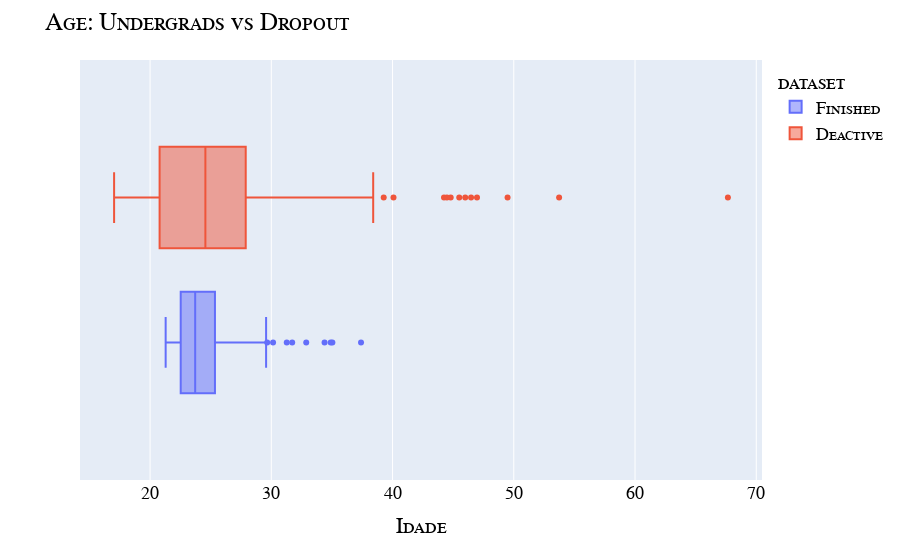
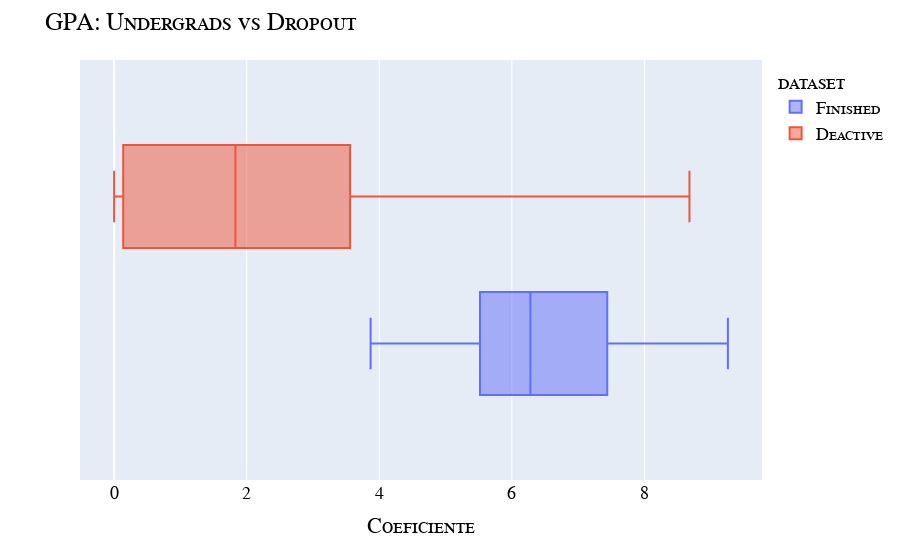
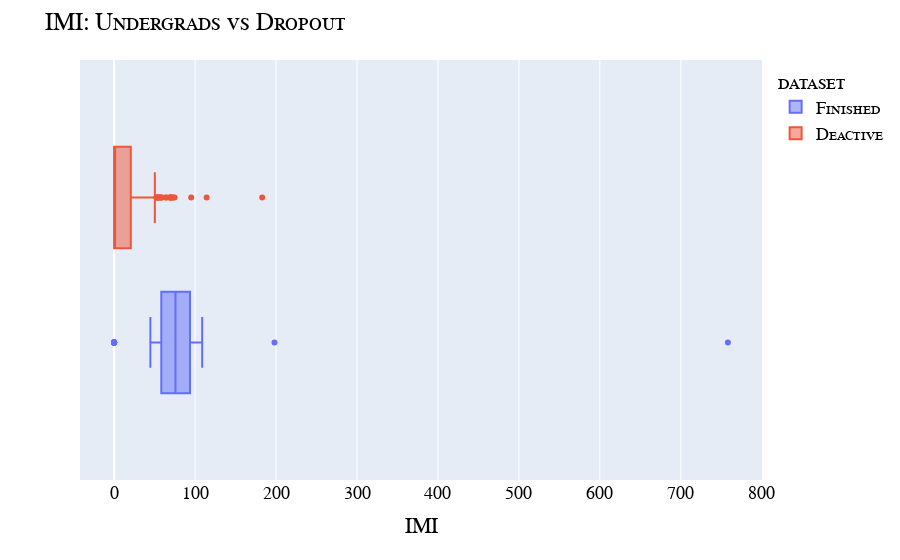

Notebook code cell kept with these figures, in order:
### Code cell
33333333333333333333333333333333333333333333333333333333333333333333333333333333333333333333,px.box(x, x='Idade', color='dataset').update_layout(title={"text": "Age: Undergrads vs Dropout"}, font=my_font).show()
px.box(x, x='Coeficiente', color='dataset').update_layout(title={"text": "GPA: Undergrads vs Dropout"}, font=my_font).show()
px.box(x, x='IMI', color='dataset' ).update_layout(title={"text": "IMI: Undergrads vs Dropout"}, font=my_font).show()

### Figure 1 — Plotly figure (JSON) as saved in the notebook; plotly's stock layout.template omitted (floating-point values rounded to 4 significant figures; data arrays with more than 128 entries replaced by an {"elided": "..."} marker saying what was removed)
{"data": [{"alignmentgroup": "True", "hovertemplate": "dataset=Finished<br>Idade=%{x}<extra></extra>", "legendgroup": "Finished", "marker": {"color": "#636efa"}, "name": "Finished", "notched": false, "offsetgroup": "Finished", "orientation": "h", "showlegend": true, "type": "box", "x": [35.04, 21.83, 23.72, 24.04, 24.9, 22.47, 24.56, 22.8, 24.26, 21.3, 22.93, 34.39, 24.66, 23.36, 24.07, 24.21, 27.89, 23.43, 25.65, 22.3, 24.16, 22.74, 21.43, 30.15, 28.48, 21.82, 23.08, 24.28, 22.67, 24.09, 23.02, 29.41, 26.96, 21.57, 31.72, 21.76, 22.7, 23.76, 24.0, 23.35, 23.67, 24.39, 24.39, 22.35, 25.58, 23.14, 23.24, 24.4, 23.93, 24.97, 25.05, 28.89, 34.9, 22.08, 23.75, 26.65, 22.74, 26.59, 21.58, 24.45, 26.11, 24.13, NaN, 24.24, 22.67, 32.88, NaN, 21.81, 31.27, 22.78, 29.57, 21.62, 23.82, 22.55, 22.42, 22.48, 21.31, 37.4, 23.35, 22.54, 23.56, 22.44, 26.01, 27.28, 21.28, NaN, 23.1, 22.21, 29.66, 22.41, 23.5, 24.85, NaN, 24.16, 22.3, 24.39, 25.45, 23.63, 26.14, 21.9, 26.04, 22.66, 22.45, 25.89, 23.53, 22.18, 21.9, 28.47, 23.41, 22.11, 22.52], "x0": " ", "xaxis": "x", "y0": " ", "yaxis": "y"}, {"alignmentgroup": "True", "hovertemplate": "dataset=Deactive<br>Idade=%{x}<extra></extra>", "legendgroup": "Deactive", "marker": {"color": "#EF553B"}, "name": "Deactive", "notched": false, "offsetgroup": "Deactive", "orientation": "h", "showlegend": true, "type": "box", "x": {"elided": "387 float values"}, "x0": " ", "xaxis": "x", "y0": " ", "yaxis": "y"}], "layout": {"boxmode": "group", "font": {"color": "Black", "family": "Courier New, monospace", "size": 18, "variant": "small-caps"}, "legend": {"title": {"text": "dataset"}, "tracegroupgap": 0}, "margin": {"t": 60}, "title": {"text": "Age: Undergrads vs Dropout"}, "xaxis": {"anchor": "y", "domain": [0, 1], "title": {"text": "Idade"}}, "yaxis": {"anchor": "x", "domain": [0, 1]}}}

### Figure 2 — Plotly figure (JSON) as saved in the notebook; plotly's stock layout.template omitted (floating-point values rounded to 4 significant figures; data arrays with more than 128 entries replaced by an {"elided": "..."} marker saying what was removed)
{"data": [{"alignmentgroup": "True", "hovertemplate": "dataset=Finished<br>Coeficiente=%{x}<extra></extra>", "legendgroup": "Finished", "marker": {"color": "#636efa"}, "name": "Finished", "notched": false, "offsetgroup": "Finished", "orientation": "h", "showlegend": true, "type": "box", "x": [6.95, 4.47, 4.76, 5.58, 6.32, 6.42, 5.7, 5.15, 5.68, 6.96, 5.61, 5.68, 5.11, 7.7, 6.06, 8.02, 5.52, 7.44, 5.59, 5.7, 6.85, 7.53, 7.84, 5.3, 6.09, 6.99, 5.59, 7.09, 6.77, 6.31, 8.84, 4.8, 5.24, 7.21, 4.73, 6.42, 6.28, 5.48, 5.12, 5.09, 6.89, 5.92, 6.6, 7.52, 5.68, 7.05, 7.66, 8.21, 4.81, 7.06, 6.17, 5.34, 5.68, 9.26, 6.22, 4.56, 7.91, 7.44, 8.05, 5.03, 7.44, 7.2, 8.01, 4.43, 6.19, 5.1, 6.34, 6.79, 6.67, 7.51, 3.87, 7.45, 6.44, 8.38, 5.52, 8.71, 7.51, 6.07, 8.02, 8.07, 5.84, 5.68, 4.99, 5.48, 7.21, 7.89, 5.17, 7.93, 5.42, 7.2, 5.22, 4.42, 7.59, 6.96, 8.83, 4.15, 5.35, 7.61, 5.93, 6.29, 6.11, 6.09, 5.85, 5.84, 5.96, 6.95, 6.2, 5.05, 6.74, 8.01, 8.1], "x0": " ", "xaxis": "x", "y0": " ", "yaxis": "y"}, {"alignmentgroup": "True", "hovertemplate": "dataset=Deactive<br>Coeficiente=%{x}<extra></extra>", "legendgroup": "Deactive", "marker": {"color": "#EF553B"}, "name": "Deactive", "notched": false, "offsetgroup": "Deactive", "orientation": "h", "showlegend": true, "type": "box", "x": {"elided": "387 float values"}, "x0": " ", "xaxis": "x", "y0": " ", "yaxis": "y"}], "layout": {"boxmode": "group", "font": {"color": "Black", "family": "Courier New, monospace", "size": 18, "variant": "small-caps"}, "legend": {"title": {"text": "dataset"}, "tracegroupgap": 0}, "margin": {"t": 60}, "title": {"text": "GPA: Undergrads vs Dropout"}, "xaxis": {"anchor": "y", "domain": [0, 1], "title": {"text": "Coeficiente"}}, "yaxis": {"anchor": "x", "domain": [0, 1]}}}

### Figure 3 — Plotly figure (JSON) as saved in the notebook; plotly's stock layout.template omitted (floating-point values rounded to 4 significant figures; data arrays with more than 128 entries replaced by an {"elided": "..."} marker saying what was removed)
{"data": [{"alignmentgroup": "True", "hovertemplate": "dataset=Finished<br>IMI=%{x}<extra></extra>", "legendgroup": "Finished", "marker": {"color": "#636efa"}, "name": "Finished", "notched": false, "offsetgroup": "Finished", "orientation": "h", "showlegend": true, "type": "box", "x": [68.6, 0.0, 68.9, 0.0, 59.5, 77.3, 68.9, 77.3, 58.3, 84.2, 75.8, 80.4, 58.3, 80.8, 70.3, 89.7, 53.8, 94.8, 64.4, 84.2, 85.9, 94.8, 0.0, 84.2, 79.2, 0.0, 68.9, 68.9, 75.8, 69.3, 94.8, 68.9, 77.3, 99.0, 68.9, 94.8, 75.8, 0.0, 75.8, 58.6, 63.2, 68.9, 68.9, 94.8, 58.3, 0.0, 75.8, 85.9, 63.2, 77.7, 67.3, 0.0, 54.1, 90.6, 79.2, 54.1, 108.8, 84.7, 96.7, 0.0, 99.0, 0.0, 0.0, 54.1, 68.9, 59.8, 0.0, 94.8, 75.8, 94.8, 44.8, 94.8, 70.6, 95.2, 84.2, 108.3, 94.8, 198.1, 79.2, 94.8, 108.3, 0.0, 0.0, 56.6, 96.7, 0.0, 68.9, 96.7, 89.7, 99.0, 0.0, 54.1, 96.7, 94.8, 0.0, 58.3, 68.9, 89.3, 758.1, 94.8, 0.0, 0.0, 84.2, 63.2, 75.8, 94.8, 84.2, 51.8, 77.3, 94.8, 95.2], "x0": " ", "xaxis": "x", "y0": " ", "yaxis": "y"}, {"alignmentgroup": "True", "hovertemplate": "dataset=Deactive<br>IMI=%{x}<extra></extra>", "legendgroup": "Deactive", "marker": {"color": "#EF553B"}, "name": "Deactive", "notched": false, "offsetgroup": "Deactive", "orientation": "h", "showlegend": true, "type": "box", "x": {"elided": "387 float values"}, "x0": " ", "xaxis": "x", "y0": " ", "yaxis": "y"}], "layout": {"boxmode": "group", "font": {"color": "Black", "family": "Courier New, monospace", "size": 18, "variant": "small-caps"}, "legend": {"title": {"text": "dataset"}, "tracegroupgap": 0}, "margin": {"t": 60}, "title": {"text": "IMI: Undergrads vs Dropout"}, "xaxis": {"anchor": "y", "domain": [0, 1], "title": {"text": "IMI"}}, "yaxis": {"anchor": "x", "domain": [0, 1]}}}
